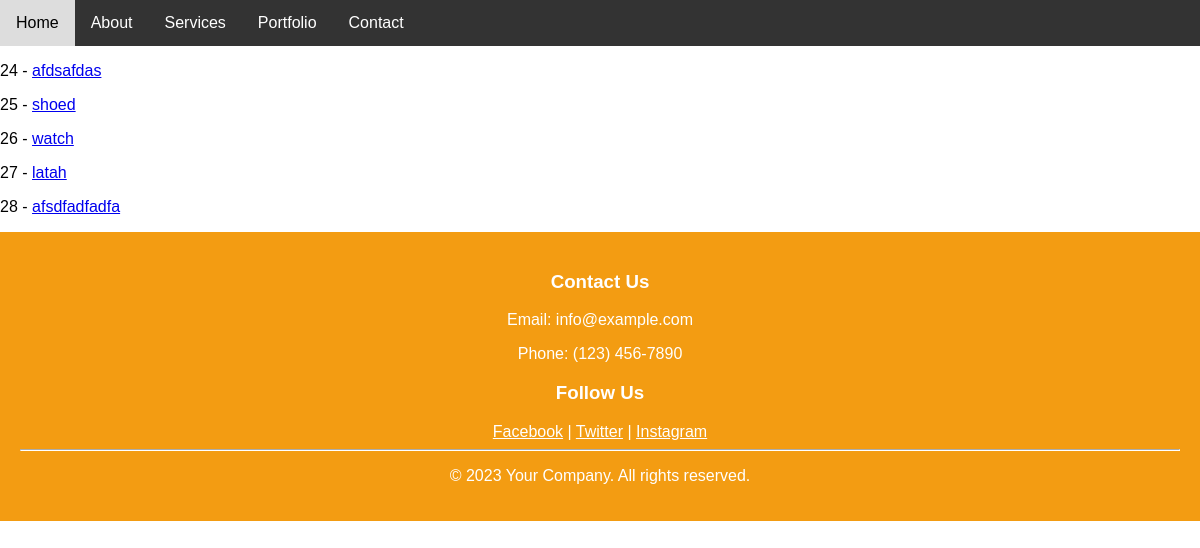
/products/, run on an earlier commit of the app's database.
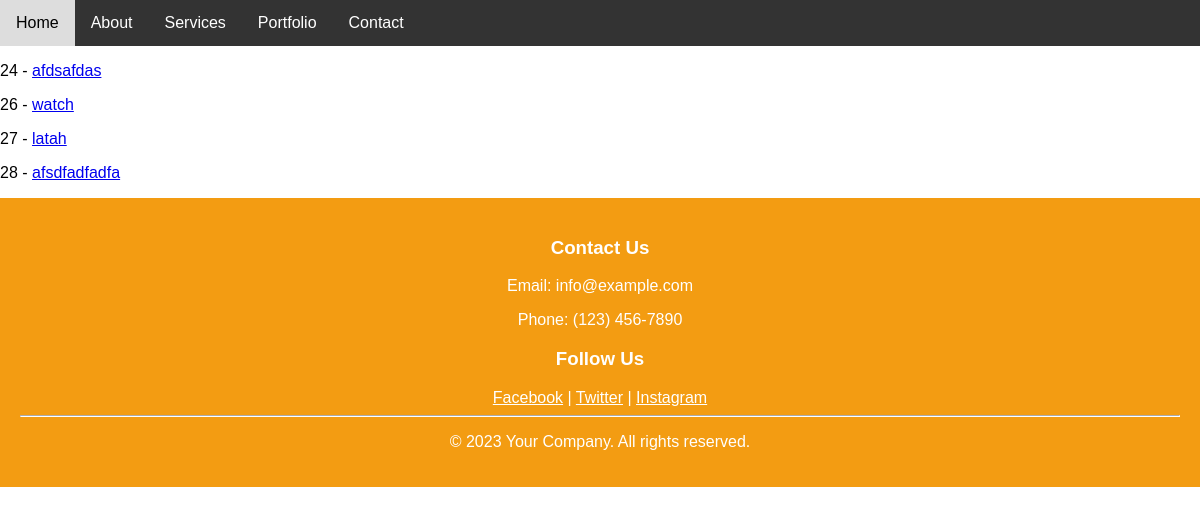
And on a later commit of the database.
### products/models.py (models this page shows)
class Product(models.Model):
    title       = models.CharField(max_length=120)
    description = models.TextField(blank=True,null=True)
    price       = models.DecimalField(max_digits=100000,decimal_places=2)
    summary     = models.TextField(blank=True,null=False)
    features    = models.BooleanField(default=False)
    def get_absolute_url(self):
        return reverse("product-detail", kwargs={"id": self.id})

### products/views.py (the view)
# urls.py: path("", product_list_view, name="product-list"),
def product_list_view(request):
    queryset = Product.objects.all()#this will give back list of objects
    context = {
        "object_list": queryset
    }
    return render(request,"products/product_list.html",context)

### products/templates/products/product_list.html
{% extends 'base.html' %}
{% block content %}
{% for instance in object_list  %}
    <p>{{ instance.id  }} - <a href='{{ instance.get_absolute_url }}'>{{ instance.title }}</a>
    </p>
{% endfor %}
{% endblock content %}

What changed in the data, as far as the page shows it:
removed Product: id "25", title "shoed"
